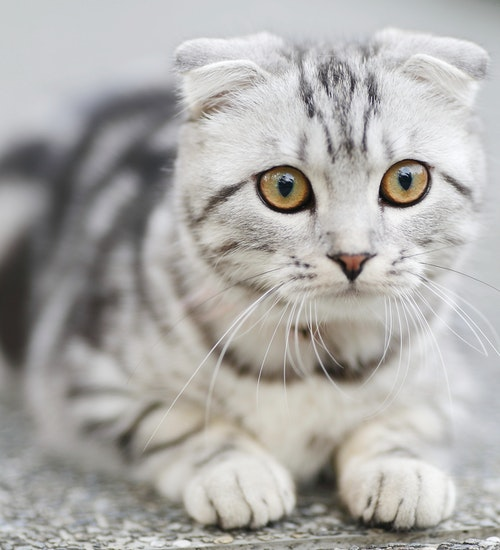
#> input picture Images/cat1.jpg, 500 x 550 px
$ python masking.py
#> lines starting #> are read from the running program, lines starting #| are printed output that depends on the picture; after the words box and inside, x2 and y2 are one past the last pixel; in counts of white or black regions, pixels touching at a corner belong together
from xml.dom.expatbuilder import theDOMImplementation
import cv2 as cv
from cv2 import rectangle
from cv2 import bitwise_or
import numpy as np

img = cv.imread('Images/cat1.jpg')
#> img is the input picture: shape (550, 500, 3); mean B, G, R 169, 171.8, 173.6
cv.imshow('Cat', img)

blank = np.zeros(img.shape[:2], dtype='uint8')

cv.imshow('Blank Image', blank)

mask = cv.circle(blank, (img.shape[1]//2, img.shape[0]//2), 100, 255, thickness=-1)
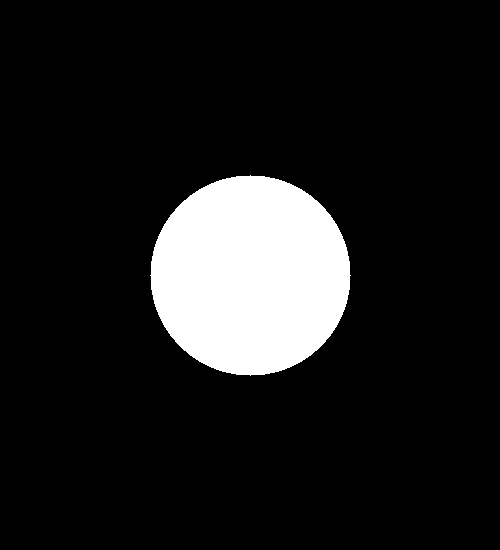
#> blank: shape (550, 500); 11.4% white; 1 white region, box (x1, y1, x2, y2) and area: (150, 175, 351, 376) 31417
cv.imshow('Masked image', mask)

masked_image = cv.bitwise_and(img, img,mask = mask)
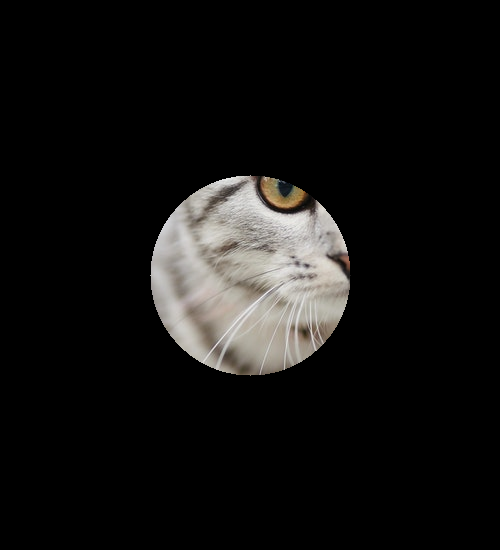
#> masked_image: shape (550, 500, 3); mean B, G, R 17.7, 18.7, 19.4
cv.imshow('Maked image',masked_image)


cv.waitKey(0)

$ run again, with Images/cat.jpg copied over Images/cat1.jpg
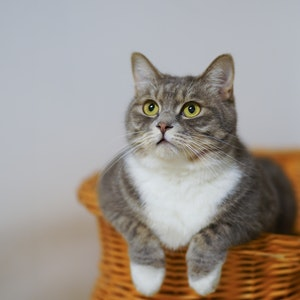
#> input picture Images/cat.jpg, 300 x 300 px
#> img is the input picture: shape (300, 300, 3); mean B, G, R 144.6, 150.9, 158.5
#> `mask = cv.circle(blank, (img.shape[1]//2, img.shape[0]//2), 100, 255, ..`:
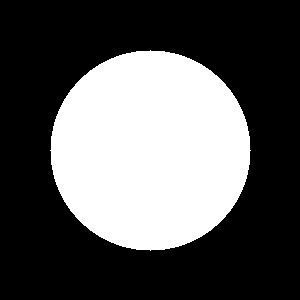
#> blank: shape (300, 300); 34.9% white; 1 white region, box (x1, y1, x2, y2) and area: (50, 50, 251, 251) 31417
#> `masked_image = cv.bitwise_and(img, img,mask = mask)`:
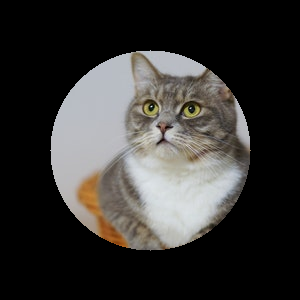
#> masked_image: shape (300, 300, 3); mean B, G, R 51.6, 53.6, 55

$ run again, with Images/lady.jpg copied over Images/cat1.jpg
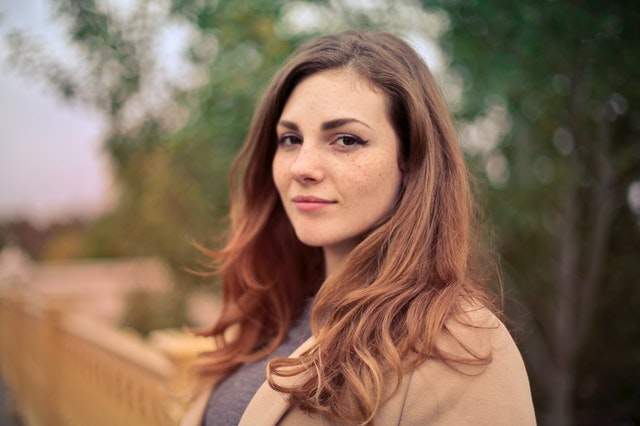
#> input picture Images/lady.jpg, 640 x 426 px
#> img is the input picture: shape (426, 640, 3); mean B, G, R 88.2, 107.8, 132.7
#> `mask = cv.circle(blank, (img.shape[1]//2, img.shape[0]//2), 100, 255, ..`:
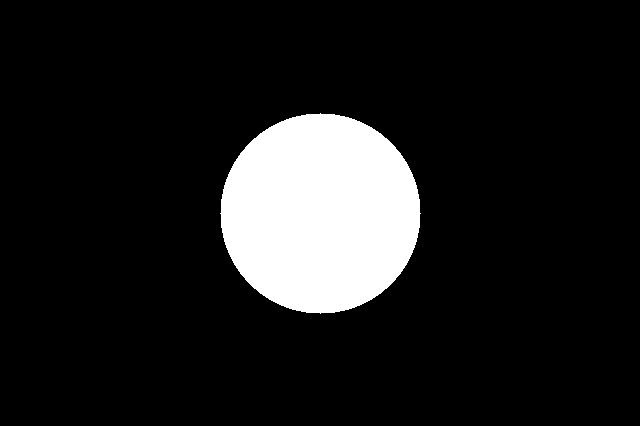
#> blank: shape (426, 640); 11.5% white; 1 white region, box (x1, y1, x2, y2) and area: (220, 113, 421, 314) 31417
#> `masked_image = cv.bitwise_and(img, img,mask = mask)`:
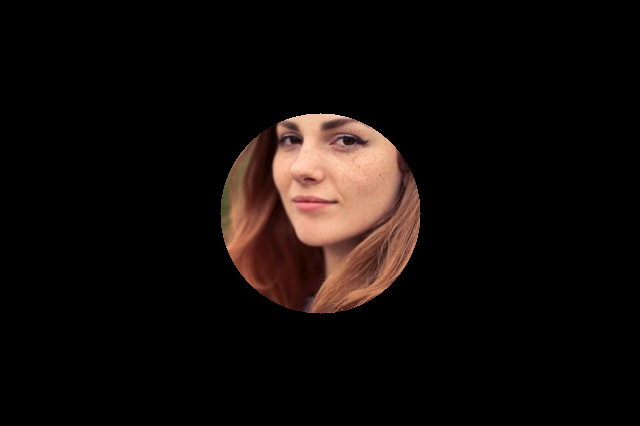
#> masked_image: shape (426, 640, 3); mean B, G, R 9.1, 11.2, 17.1
